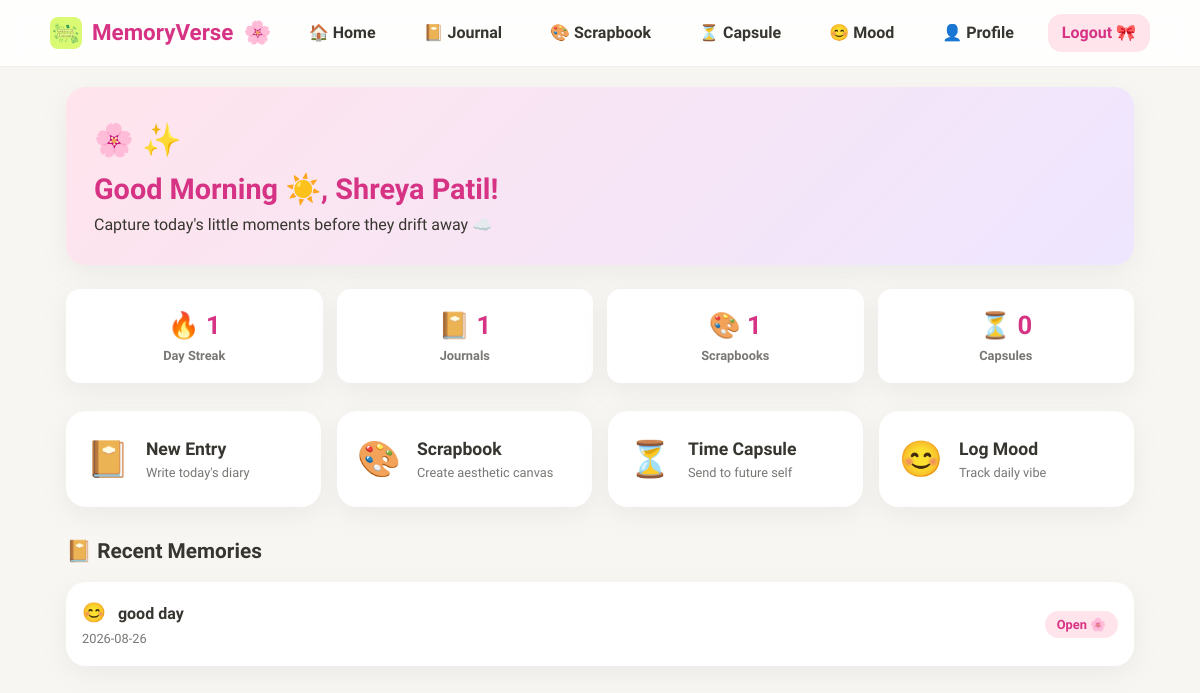
Page /home (signed in) on the committed database.
### tables this page shows
CREATE TABLE users (
            id INTEGER PRIMARY KEY AUTOINCREMENT,
            full_name TEXT NOT NULL,
            email TEXT UNIQUE NOT NULL,
            password_hash TEXT NOT NULL,
            avatar TEXT DEFAULT 'bunny.png',
            created_at TIMESTAMP DEFAULT CURRENT_TIMESTAMP
        , pin_hash TEXT);

CREATE TABLE journals (
            id INTEGER PRIMARY KEY AUTOINCREMENT,
            user_id INTEGER NOT NULL,
            title TEXT NOT NULL,
            content TEXT NOT NULL,
            mood TEXT DEFAULT '😊',
            photo TEXT,
            favorite INTEGER DEFAULT 0,
            locked INTEGER DEFAULT 0,
            created_at TIMESTAMP DEFAULT CURRENT_TIMESTAMP,
            updated_at TIMESTAMP DEFAULT CURRENT_TIMESTAMP,
            FOREIGN KEY (user_id) REFERENCES users (id) ON DELETE CASCADE
        );

### app.py (the view)
@app.route('/home')
@login_required
def home():
    user_id = session['user_id']
    user = get_user_by_id(user_id)
    streak = calculate_streak(user_id)
    journals = get_all_journals(user_id)
    favorites = get_favorites(user_id)
    scrapbooks = get_scrapbooks(user_id)
    capsules = get_capsules(user_id)
    moods = get_moods(user_id, limit=7)
    past_memory = get_memory_from_past(user_id)
    current_hour = datetime.now().hour
    if current_hour < 12:
        greeting = "Good Morning ☀️"
    elif 12 <= current_hour < 17:
        greeting = "Good Afternoon 🌸"
    else:
        greeting = "Good Evening ✨"
    stats = {
        'total_journals': len(journals),
        'total_scrapbooks': len(scrapbooks),
        'total_capsules': len(capsules),
        'streak': streak
    }
    return render_template('home.html', user=user, greeting=greeting, stats=stats,
                           recent_journals=journals[:3], favorites=favorites[:3],
                           past_memory=past_memory, recent_moods=moods)

### app.py (called while the page is built)
def login_required(f):
    @wraps(f)
    def decorated_function(*args, **kwargs):
        if 'user_id' not in session:
            flash("Please sign in to view this page 🌸", "info")
            return redirect(url_for('login'))
        return f(*args, **kwargs)
    return decorated_function

@app.context_processor
def inject_user():
    if 'user_id' in session:
        user = get_user_by_id(session['user_id'])
        return dict(current_user=user)
    return dict(current_user=None)

### database/capsules.py (called while the page is built)
def get_capsules(user_id):
    conn = get_db_connection()
    capsules = conn.execute(
        'SELECT * FROM capsules WHERE user_id = ? ORDER BY open_date ASC',
        (user_id,)
    ).fetchall()
    conn.close()
    result = []
    today = date.today()
    for cap in capsules:
        c_dict = dict(cap)
        cap_date = datetime.strptime(c_dict['open_date'], '%Y-%m-%d').date()
        c_dict['is_unlocked'] = cap_date <= today
        result.append(c_dict)
    return result

### database/db.py (called while the page is built)
def get_db_connection():
    os.makedirs(os.path.dirname(Config.DATABASE_PATH), exist_ok=True)
    conn = sqlite3.connect(Config.DATABASE_PATH)
    conn.row_factory = sqlite3.Row
    conn.execute("PRAGMA foreign_keys = ON;")
    return conn

### database/journals.py (called while the page is built)
def get_all_journals(user_id, search_query=None):
    conn = get_db_connection()
    if search_query:
        query = '''
            SELECT * FROM journals
            WHERE user_id = ? AND (title LIKE ? OR content LIKE ?)
            ORDER BY created_at DESC
        '''
        term = f"%{search_query.strip()}%"
        journals = conn.execute(query, (user_id, term, term)).fetchall()
    else:
        journals = conn.execute(
            'SELECT * FROM journals WHERE user_id = ? ORDER BY created_at DESC',
            (user_id,)
        ).fetchall()
    conn.close()
    return [dict(j) for j in journals]

def get_favorites(user_id):
    conn = get_db_connection()
    favs = conn.execute(
        'SELECT * FROM journals WHERE user_id = ? AND favorite = 1 ORDER BY created_at DESC',
        (user_id,)
    ).fetchall()
    conn.close()
    return [dict(f) for f in favs]

### database/moods.py (called while the page is built)
def get_moods(user_id, limit=30):
    conn = get_db_connection()
    moods = conn.execute(
        'SELECT * FROM moods WHERE user_id = ? ORDER BY created_at DESC LIMIT ?',
        (user_id, limit)
    ).fetchall()
    conn.close()
    return [dict(m) for m in moods]

### templates/home.html (shortened to what this page needs)
{% extends "base.html" %}
{% block extra_css %}
<link rel="stylesheet" href="{{ url_for('static', filename='css/home.css') }}">
{% endblock %}
{% block content %}
<div class="greeting-banner">
  <div style="font-size: 2rem;">🌸 ✨</div>
  <h1 style="font-size: 1.8rem; font-weight: 800; color: #D63384;">{{ greeting }}, {{ user.full_name }}!</h1>
  <p style="color: var(--text-primary); font-weight: 500;">Capture today's little moments before they drift away ☁️</p>
</div>
<div class="stats-grid">
  <div class="stat-card">
    <div class="stat-val">🔥 {{ stats.streak }}</div>
    <div class="stat-lbl">Day Streak</div>
  </div>
  <div class="stat-card">
    <div class="stat-val">📔 {{ stats.total_journals }}</div>
    <div class="stat-lbl">Journals</div>
  </div>
  <div class="stat-card">
    <div class="stat-val">🎨 {{ stats.total_scrapbooks }}</div>
    <div class="stat-lbl">Scrapbooks</div>
  </div>
  <div class="stat-card">
    <div class="stat-val">⏳ {{ stats.total_capsules }}</div>
    <div class="stat-lbl">Capsules</div>
  </div>
</div>
<div class="action-grid">
  <a href="{{ url_for('create_journal_route') }}" class="action-card">
    <span class="action-icon">📔</span>
    <div>
      <h3 style="font-size: 1.1rem; font-weight: 700;">New Entry</h3>
      <p style="font-size: 0.8rem; color: var(--text-muted);">Write today's diary</p>
    </div>
  </a>
  <a href="{{ url_for('scrapbook_list') }}" class="action-card">
    <span class="action-icon">🎨</span>
    <div>
      <h3 style="font-size: 1.1rem; font-weight: 700;">Scrapbook</h3>
      <p style="font-size: 0.8rem; color: var(--text-muted);">Create aesthetic canvas</p>
    </div>
  </a>
  <a href="{{ url_for('create_capsule_route') }}" class="action-card">
    <span class="action-icon">⏳</span>
    <div>
      <h3 style="font-size: 1.1rem; font-weight: 700;">Time Capsule</h3>
      <p style="font-size: 0.8rem; color: var(--text-muted);">Send to future self</p>
    </div>
  </a>
  <a href="{{ url_for('mood_tracker') }}" class="action-card">
    <span class="action-icon">😊</span>
    <div>
      <h3 style="font-size: 1.1rem; font-weight: 700;">Log Mood</h3>
      <p style="font-size: 0.8rem; color: var(--text-muted);">Track daily vibe</p>
    </div>
  </a>
</div>
<h2 class="section-title">📔 Recent Memories</h2>
<div style="display: flex; flex-direction: column; gap: 12px; margin-bottom: 28px;">
  {% if recent_journals %}
    {% for j in recent_journals %}
      <div class="card" style="padding: 16px; display: flex; justify-content: space-between; align-items: center;">
        <div>
          <span style="font-size: 1.2rem;">{{ j.mood }}</span>
 <a href="javascript:void(0)" onclick="handleMemoryClick(`{{ url_for('view_journal', journal_id=j.id) }}`, `{{ j.locked }}`)" style="font-weight: 700; margin-left: 8px; font-size: 1rem; color: inherit; text-decoration: none;">
  {{ j.title }} {% if j.locked %}🔒{% endif %}
</a>
          <p style="font-size: 0.8rem; color: var(--text-muted);">{{ j.created_at[:10] }}</p>
        </div>
<button onclick="handleMemoryClick(`{{ url_for('view_journal', journal_id=j.id) }}`, `{{ j.locked }}`)" class="btn btn-pink" style="padding: 6px 12px; font-size: 0.8rem; border: none; cursor: pointer;">Open 🌸</button>      </div>
    {% endfor %}
  {% else %}
    <p style="color: var(--text-muted); font-size: 0.9rem;">No journals yet! Write your first diary today 💖</p>
  {% endif %}
</div>
{% endblock %}

### static/css/base.css (style rules this page uses)
:root { --bg-color: #F8F6F2; --pink-pastel: #FFE4EC; --blue-pastel: #E5F4FF; --lavender-pastel: #EEE6FF; --yellow-pastel: #FFF8CF; --soft-green: #76AE5E; --card-bg: #FFFFFF; --text-primary: #37352F; --text-muted: #787774; --shadow-soft: 0 8px 24px rgba(149, 157, 165, 0.12); --shadow-hover: 0 12px 32px rgba(149, 157, 165, 0.2); --radius-lg: 20px; --radius-md: 14px; --radius-sm: 8px; --font-family: 'Plus Jakarta Sans', system-ui, -apple-system, sans-serif; }
* { box-sizing: border-box; margin: 0; padding: 0; }
body { background-color: var(--bg-color); color: var(--text-primary); font-family: var(--font-family); min-height: 100vh; display: flex; flex-direction: column; overflow-x: hidden; line-height: 1.6; }
a { text-decoration: none; color: inherit; }
.btn { display: inline-flex; align-items: center; justify-content: center; gap: 8px; padding: 10px 20px; border-radius: var(--radius-md); font-weight: 700; cursor: pointer; border: none; transition: transform 0.15s, box-shadow 0.15s; font-family: inherit; }
.btn-pink { background: var(--pink-pastel); color: #D63384; }
.card { background: var(--card-bg); border-radius: var(--radius-lg); padding: 24px; box-shadow: var(--shadow-soft); transition: transform 0.2s, box-shadow 0.2s; }

### static/css/home.css (style rules this page uses)
.greeting-banner { background: linear-gradient(135deg, var(--pink-pastel), var(--lavender-pastel)); border-radius: var(--radius-lg); padding: 28px; margin-bottom: 24px; box-shadow: var(--shadow-soft); }
.stats-grid { display: grid; grid-template-columns: repeat(auto-fit, minmax(130px, 1fr)); gap: 14px; margin-bottom: 28px; }
.stat-card { background: white; padding: 16px; border-radius: var(--radius-md); text-align: center; box-shadow: var(--shadow-soft); }
.stat-val { font-size: 1.6rem; font-weight: 800; color: #D63384; }
.stat-lbl { font-size: 0.8rem; font-weight: 600; color: var(--text-muted); }
.action-grid { display: grid; grid-template-columns: repeat(auto-fit, minmax(220px, 1fr)); gap: 16px; margin-bottom: 28px; }
.action-card { background: white; border-radius: var(--radius-lg); padding: 20px; display: flex; align-items: center; gap: 16px; box-shadow: var(--shadow-soft); transition: transform 0.2s; }
.action-icon { font-size: 2.2rem; }
.section-title { font-size: 1.3rem; font-weight: 800; margin-bottom: 14px; display: flex; align-items: center; gap: 8px; }

### rows in the picture
users: full_name "Shreya Patil"
journals: mood "😊", title "good day", created_at "2026-08-26"

### other values in the picture
{{ greeting }} "Good Morning ☀️"
{{ stats.streak }} "1"
{{ stats.total_journals }} "1"
{{ stats.total_scrapbooks }} "1"
{{ stats.total_capsules }} "0"
